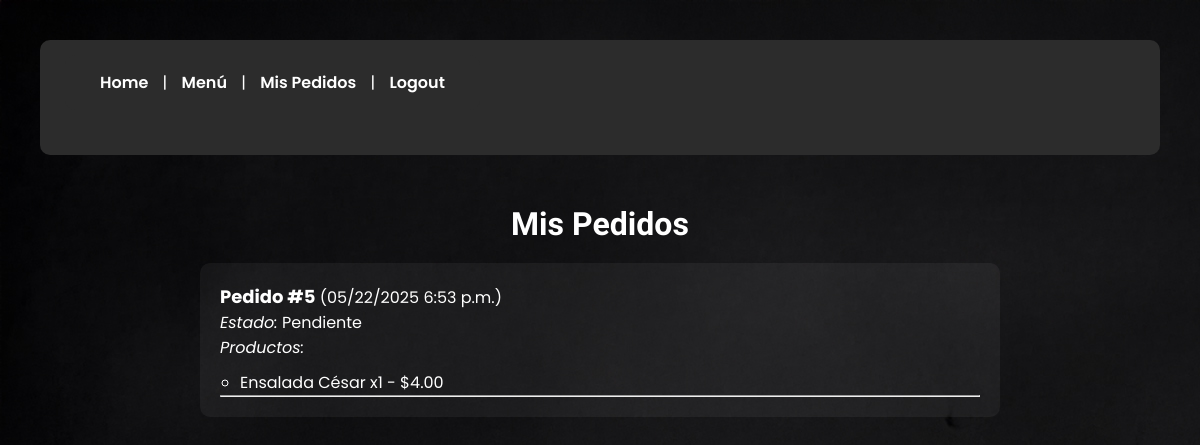
/mis-pedidos/ (signed in), run on the app's committed database.
### orders/models.py (models this page shows, shortened)
class Order(models.Model):
    from django.conf import settings
    STATUS_CHOICES = [
        ('P', 'Pendiente'),
        ('E', 'Entregado'),
    ]
    customer_name = models.CharField(max_length=100)
    phone = models.CharField(max_length=20)
    address = models.CharField(max_length=200)
    status = models.CharField(max_length=1, choices=STATUS_CHOICES, default='P')
    created_at = models.DateTimeField(auto_now_add=True)
    user    = models.ForeignKey(
        settings.AUTH_USER_MODEL,
        on_delete=models.CASCADE,
        related_name='orders',
        null=True,
        blank=True,
    )

class OrderItem(models.Model):
    order = models.ForeignKey(Order, related_name='items', on_delete=models.CASCADE)
    dish = models.ForeignKey(Dish, on_delete=models.CASCADE)
    quantity = models.PositiveIntegerField()
    unit_price = models.DecimalField(max_digits=8, decimal_places=2)

class Dish(models.Model):
    name        = models.CharField("Nombre", max_length=100)
    category    = models.CharField("Categoría", max_length=50, blank=True)
    description = models.TextField("Descripción", blank=True)
    price       = models.DecimalField("Precio", max_digits=8, decimal_places=2)
    image_url   = models.URLField("URL Imagen", blank=True)

### orders/views.py (the view)
# urls.py: path('mis-pedidos/', mis_pedidos,         name='mis_pedidos'),
@login_required
def mis_pedidos(request):
    pedidos = request.user.orders.all().order_by('-created_at')
    return render(request, 'orders/mis_pedidos.html', {'pedidos': pedidos})

### orders/templates/orders/mis_pedidos.html (shortened to what this page needs)
{% extends 'orders/base.html' %}
{% block content %}
<h2>Mis Pedidos</h2>
<ul class="pedidos-lista">
  {% for pedido in pedidos %}
    <li>
      <strong>Pedido #{{ pedido.id }}</strong> ({{ pedido.created_at|date:'SHORT_DATETIME_FORMAT' }})<br>
      <em>Estado:</em> {{ pedido.get_status_display }}<br>
      <em>Productos:</em>
      <ul>
        {% for item in pedido.items.all %}
          <li>{{ item.dish.name }} x{{ item.quantity }} - ${{ item.unit_price }}</li>
        {% endfor %}
      </ul>
      <hr>
    </li>
  {% empty %}
    <li>No tienes pedidos aún.</li>
  {% endfor %}
</ul>
{% endblock %}

### orders/static/orders/css/stylegeneral.css (style rules this page uses)
* { color: white; margin: 0; padding: 0; box-sizing: border-box; }
body { background-image: url('../images/fondo4.jpg'); color: var(--primary-color); text-align: center; }

### orders/static/orders/css/style-login.css (style rules this page uses)
:root { --color-fondo: #1e1e1e; --color-texto: #ffffff; --color-acento: #ffd821; --color-secundario: #2c2c2c; --fuente-principal: 'Fira Sans Condensed', sans-serif; --fuente-secundaria: 'Poppins', sans-serif; }
* { margin: 0; padding: 0; box-sizing: border-box; font-family: var(--fuente-secundaria); color: var(--color-texto); }
body { background-color: var(--color-fondo); padding: 40px; }
h2 { text-align: center; font-size: 32px; margin-bottom: 20px; font-family: var(--fuente-principal); }
ul.pedidos-lista { max-width: 800px; margin: auto; text-align: left; list-style: none; padding: 0; }
ul.pedidos-lista > li { background-color: rgba(255, 255, 255, 0.05); padding: 20px; border-radius: 10px; margin-bottom: 20px; }
ul.pedidos-lista > li strong { font-size: 18px; }
ul.pedidos-lista ul { margin-top: 10px; padding-left: 20px; }

### data on the page
Order: id "5", created_at "05/22/2025 6:53 p.m.", status "Pendiente"
OrderItem: dish.name "Ensalada César", quantity "1", unit_price "4.00"
